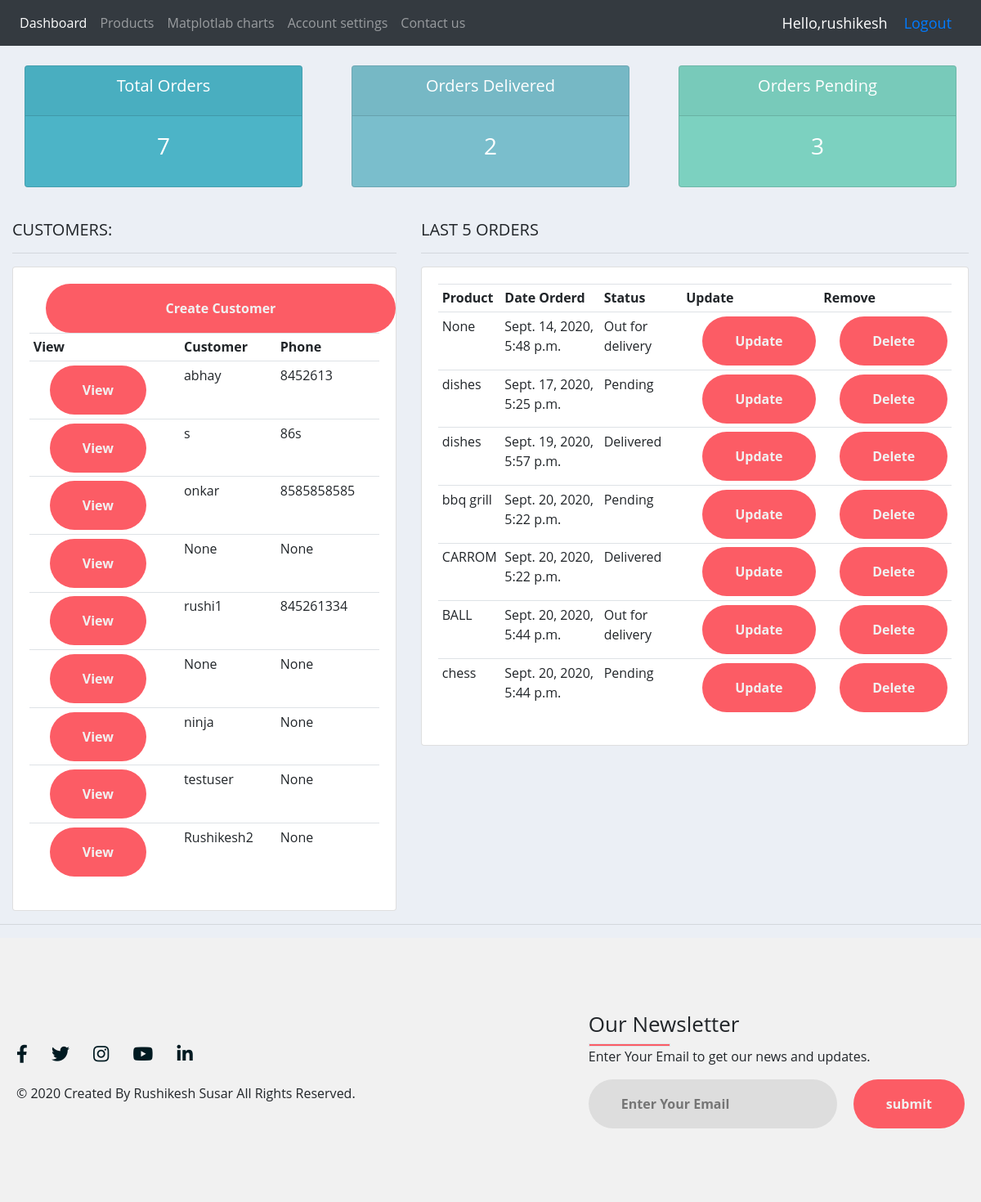
The app's page / (signed in) with its own data.
### accounts/models.py (models this page shows, shortened)
class Customers(models.Model):
    user = models.OneToOneField(User,null= True, on_delete =models.CASCADE)
    name = models.CharField(max_length=200, null=True)
    phone = models.CharField(max_length=200, null=True)
    email = models.CharField(max_length=200, null=True)
    profile_pic = models.ImageField(default="profile1.png", null=True, blank=True)
    data_created = models.DateTimeField(auto_now_add=True, null=True)

class Order(models.Model):
    STATUS = (
        ('Pending', 'Pending'),
        ('Out for delivery', 'Out for delivery'),
        ('Delivered', 'Delivered'),
    )
    customer = models.ForeignKey(Customers, null=True, on_delete= models.SET_NULL)
    product = models.ForeignKey(Product, null=True, on_delete= models.SET_NULL)
    data_created = models.DateTimeField(auto_now_add=True, null=True)
    status = models.CharField(max_length=200, null=True, choices = STATUS)
    note = models.CharField(max_length=1000, null=True, choices = STATUS)

class Product(models.Model):
    CATEGORY = (
        ('Indoor','Indoor'),
        ('Out door','Out door'),
    )
    name = models.CharField(max_length=200, null=True)
    price = models.FloatField(null = True)
    category = models.CharField(max_length=200, null=True, choices = CATEGORY)
    description = models.CharField(max_length=200, null=True, blank = True)
    data_created = models.DateTimeField(auto_now_add=True, null=True)
    tags = models.ManyToManyField(Tag)
    def __str__(self):
        return self.name

### accounts/decorators.py (the view)
    def wrapper_function(request,*args,**kwargs):
        group = None
        if request.user.groups.exists():
            group = request.user.groups.all()[0].name
        if group == 'customer':
            return redirect('users')
        if group == 'admin':
            return view_func(request,*args,**kwargs)

### accounts/views.py (called while the page is built)
@login_required(login_url ='login')
@admin_only
def home(request):
    orders = Order.objects.all()
    customers = Customers.objects.all()
    total_customers = customers.count()
    total_orders = orders.count()
    delivered = orders.filter(status='Delivered').count()
    pending = orders.filter(status='Pending').count()
    if request.method == 'POST':
        email = request.POST['email']
        newsletter = Newsletter(email=email)
        newsletter.save()
    context = {'orders' : orders,'customers' : customers,'total_customers' : total_customers, 'total_orders': total_orders,'delivered':delivered,'pending': pending}
    return render(request,'accounts/dashboard.html',context)

### templates/accounts/dashboard.html
{%  extends 'accounts/main.html' %}
{% block content %}
{%  include 'accounts/status.html' %}
<br>
<div class="row">
	<div class="col-md-5">
		<h5>CUSTOMERS:</h5>
		<hr>
		<div class="card card-body">
			<a class="btn btn-primary  btn-sm btn-block" href="">Create Customer</a>
			<table class="table table-sm">
				<tr>
					<th>View </th>
					<th>Customer</th>
					<th>Phone</th>
				</tr>
				{% for customer in customers %}
				<tr>
					<td><a class="btn btn-sm btn-info" href="{% url 'customer' customer.id %}">View</a></td>
					<td>{{customer.name }}</td>
					<td>{{customer.phone }}</td>
				</tr>
				{% endfor %}
			</table>
		</div>
	</div>
	<div class="col-md-7">
		<h5>LAST 5 ORDERS</h5>
		<hr>
		<div class="card card-body">
			<table class="table table-sm">
				<tr>
					<th>Product</th>
					<th>Date Orderd</th>
					<th>Status</th>
					<th>Update</th>
					<th>Remove</th>
				</tr>
				{% for order in orders %}
				<tr>
					<td>{{order.product }}</td>
					<td>{{order.data_created }}</td>
					<td>{{order.status }}</td>
					<td><a class="btn btn-sm btn-info"href="{% url 'update_order' order.id %}">Update</a></td>
					<td><a class="btn btn-sm btn-danger"href="{% url 'delete_order' order.id %}">Delete</a></td>
				</tr>
				{% endfor %}
			</table>
		</div>
	</div>
</div>
{% endblock %}

### templates/accounts/main.html (shortened to what this page needs)
{% load static %}
<!DOCTYPE html>
<html>
<head>
	<link rel="stylesheet" href="{% static 'css/bootstrap.min.css' %}">
    <link rel="stylesheet" href="{% static 'css/main.css' %}">
    <link rel="stylesheet" href="{% static 'css/footercss.css' %}">
	<link rel="stylesheet" href="https://cdnjs.cloudflare.com/ajax/libs/font-awesome/5.11.2/css/all.css">
</head>
<body>
	{%  include 'accounts/navbar.html' %}
	<div class="container-fluid">
	{% block content %}
	{% endblock %}
    </div>
	<hr>
	<footer>
		<div class="footer-container">
		  <div class="left-col">
					  <div class="social-media">
			  <a href="#"><i class="fab fa-facebook-f"></i></a>
			  <a href="#"><i class="fab fa-twitter"></i></a>
			  <a href="#"><i class="fab fa-instagram"></i></a>
			  <a href="#"><i class="fab fa-youtube"></i></a>
			  <a href="#"><i class="fab fa-linkedin-in"></i></a>
			</div>
			<p class="rights-text">© 2020 Created By Rushikesh Susar All Rights Reserved.</p>
		  </div>
		  <div class="right-col">
			<h1>Our Newsletter</h1>
			<div class="border"></div>
			<p>Enter Your Email to get our news and updates.</p>
			<form method="POST"  action="" class="newsletter-form">
			  <input name="email" type="email" class="txtb" placeholder="Enter Your Email">
			  <input type="submit" class="btn" value="submit">
			</form>
		  </div>
		</div>
	  </footer>
</body>
</html>

### templates/accounts/navbar.html (shortened to what this page needs)
{% load static %}
<nav class="navbar navbar-expand-lg navbar-dark bg-dark">
  <div class="collapse navbar-collapse" id="navbarNav">
    <ul class="navbar-nav">
      <li class="nav-item active">
        {% if request.user.is_staff %}
        <a class="nav-link" href="{% url 'home' %}">Dashboard</a>
      </li>
      <li class="nav-item">
        <a class="nav-link" href="{% url 'products' %}">Products</a>
      </li>
      <li class="nav-item">
        <a class="nav-link" href="{% url 'matplot' %}">Matplotlab charts</a>
      </li>
      <li class="nav-item">
        <a class="nav-link" href="{% url 'account' %}">Account settings</a>
      </li>
      {% else %}
      <li class="nav-item">
        <a class="nav-link" href="{% url 'account' %}">Account settings</a>
      </li>
      {% endif %}
      <li class="nav-item">
        <a class="nav-link" href="{% url 'contactus' %}">Contact us</a>
      </li>
    </ul>
  </div>
  <span class="hello-msg"> Hello,{{request.user}}</span>
  <span class="hello-msg"><a href="{% url 'logout' %}">Logout</a></span>
</nav>

### templates/accounts/status.html
<br>
<div class="row">
	<div class="col">
		<div class="col-md">
			<div class="card text-center text-white  mb-3" id="total-orders">
			  	<div class="card-header">
			  		<h5 class="card-title">Total Orders</h5>
			  	</div>
			  	<div class="card-body">
			    	<h3 class="card-title">{{total_orders}}</h3>
			  	</div>
			</div>
		</div>
	</div>
	<div class="col">
		<div class="col-md">
			<div class="card text-center text-white  mb-3" id="orders-delivered">
			  	<div class="card-header">
			  		<h5 class="card-title">Orders Delivered</h5>
			  	</div>
			  	<div class="card-body">
			    	<h3 class="card-title">{{delivered}}</h3>
			  	</div>
			</div>
		</div>
	</div>
	<div class="col">
		<div class="col-md">
			<div class="card text-center text-white  mb-3" id="orders-pending">
			  	<div class="card-header">
			  		<h5 class="card-title">Orders Pending</h5>
			  	</div>
			  	<div class="card-body">
			    	<h3 class="card-title">{{pending}}</h3>
			  	</div>
			</div>
		</div>
	</div>
</div>

### static/css/main.css (style rules this page uses)
body { background-color: #ebeff5; }
#total-orders { background-color: #4cb4c7; }
#orders-delivered { background-color: #7abecc; }
#orders-pending { background-color: #7CD1C0; }

### static/css/footercss.css (style rules this page uses)
body { margin: 0; padding: 0; font-family: "Open Sans",sans-serif; }
footer { background: #f1f1f1; padding: 90px 0; }
.footer-container { max-width: 1300px; margin: auto; padding: 0 20px; display: flex; justify-content: space-between; align-items: center; flex-wrap: wrap-reverse; }
.social-media { margin: 20px 0; }
.social-media a { color: #001a21; margin-right: 25px; font-size: 22px; text-decoration: none; transition: .3s linear; }
.right-col h1 { font-size: 26px; }
.border { width: 100px; height: 4px; background: #fc5c65; }
.newsletter-form { display: flex; justify-content: center; align-items: center; flex-wrap: wrap; }
.txtb { flex: 1; padding: 18px 40px; font-size: 16px; color: #293043; background: #ddd; border: none; font-weight: 700; outline: none; border-radius: 30px; min-width: 260px; }
.btn { padding: 18px 40px; font-size: 16px; color: #f1f1f1; background: #fc5c65; border: none; font-weight: 700; outline: none; border-radius: 30px; margin-left: 20px; cursor: pointer; transition: opacity .3s linear; }

### templates/accounts/navbar.html (style rules this page uses)
.hello-msg { font-size: 18px; color: #fff; margin-right: 20px ;; }

### records on screen
Customers: name "abhay", phone "8452613"
Customers: name "s", phone "86s"
Customers: name "onkar", phone "8585858585"
Customers: name "None", phone "None"
Customers: name "rushi1", phone "845261334"
Customers: name "None", phone "None"
Customers: name "ninja", phone "None"
Customers: name "testuser", phone "None"
Customers: name "Rushikesh2", phone "None"
Order: product "None", data_created "Sept. 14, 2020, 5:48 p.m.", status "Out for delivery"
Order: product "dishes", data_created "Sept. 17, 2020, 5:25 p.m.", status "Pending"
Order: product "dishes", data_created "Sept. 19, 2020, 5:57 p.m.", status "Delivered"
Order: product "bbq grill", data_created "Sept. 20, 2020, 5:22 p.m.", status "Pending"
Order: product "CARROM", data_created "Sept. 20, 2020, 5:22 p.m.", status "Delivered"
Order: product "BALL", data_created "Sept. 20, 2020, 5:44 p.m.", status "Out for delivery"
Order: product "chess", data_created "Sept. 20, 2020, 5:44 p.m.", status "Pending"

### other values on screen
{{ request.user }} "rushikesh"
{{ total_orders }} "7"
{{ delivered }} "2"
{{ pending }} "3"
